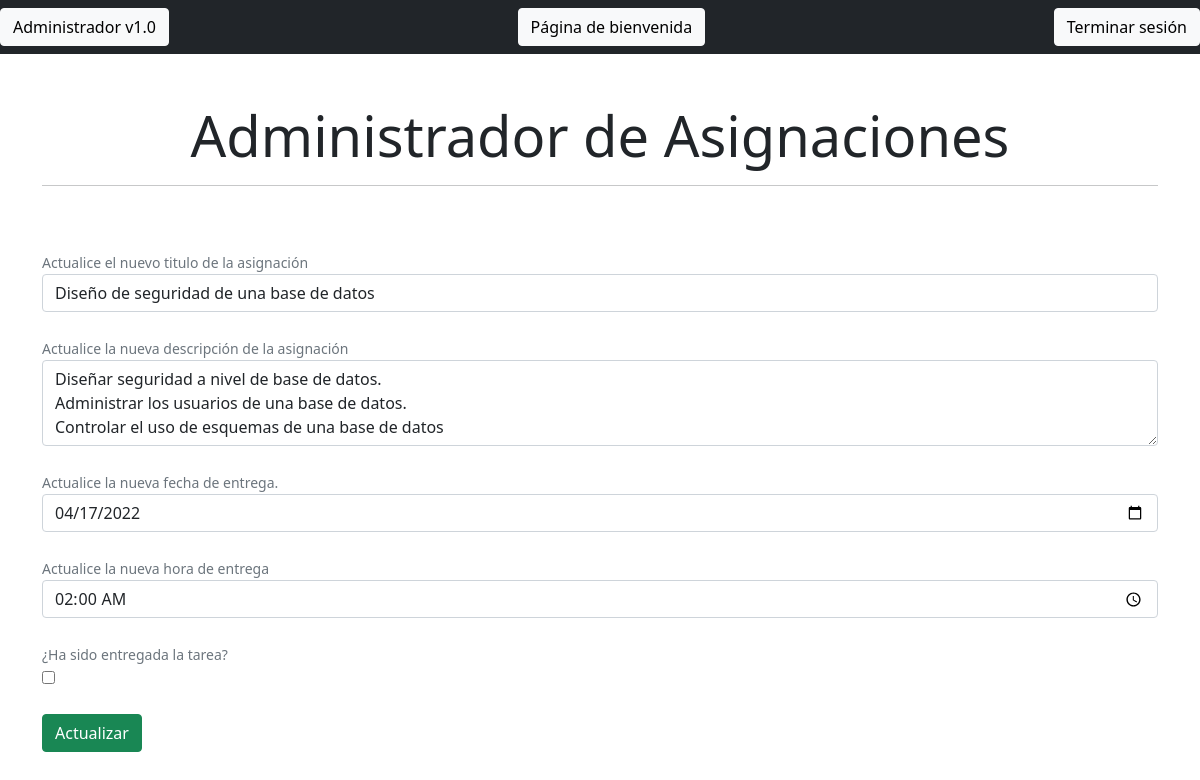
Page /update.php?IDTarea=34 on the committed database.
### tables this page shows
CREATE TABLE `tareas` (
  `IDTarea` int(11) NOT NULL,
  `Titulo` varchar(200) DEFAULT NULL,
  `Descripcion` varchar(1500) DEFAULT NULL,
  `Fecha_creada` timestamp NULL DEFAULT current_timestamp(),
  `Fecha_entrega` timestamp NULL DEFAULT NULL,
  `Documento` tinyblob DEFAULT NULL,
  `Calificado` tinyint(4) NOT NULL DEFAULT 0,
  `lk` int(11) DEFAULT NULL,
  `IDProfesor` int(11) DEFAULT NULL
);

### controller.php (called while the page is built, shortened)
<?php
    class CrudController implements CrudControllerInterface
    {
        private $conectar;
        public function __construct(DBConnectionInterface $conectar)
        {
            $this->conectar= $conectar;
        }
        public function getTask()
        {
            $con=$this->conectar->connectDB();
            $id = $_GET['IDTarea'];
            $query = "SELECT * FROM tareas WHERE IDTarea=$id";
            $result = mysqli_query($con,$query);
            if(mysqli_num_rows($result)==1)
            {
                $row = mysqli_fetch_array($result);
                $title = $row['Titulo'];
                $description = $row['Descripcion'];
                $dueDate = $row['Fecha_entrega'];
                $check = $row['Calificado'];
                $data= array($title,$description,$dueDate,$check);
            }
            return $data;
        }
    }
?>

### update.php (the view, shortened to what this page needs)
<?php
    require_once("controller.php");
    if(isset($_GET['IDTarea']))
    {
        $search=new CrudController(new Connection);
        $search=$search->getTask();
    }
    include("includes/header.php")
?>
<div class="container">
    <div class="row">
        <div class="col-md-12 mt-5">
            <h1 class="text-center display-4">Administrador de Asignaciones</h1>
            <hr class="height:1px;color: black;background-color:black;">
        </div>
    </div>
    <div class="row">
        <div class="col-md-12 mt-5">
            <form action="update.php?IDTarea=<?php echo $_GET['IDTarea'];?>" method="POST">
            <div class="form-group">
                <small id="titleHelp" class="form-text text-muted">Actualice el nuevo titulo de la asignación</small>
                <input type="text" name="taskName" value = "<?php echo $search[0];?>" class="form-control"
                placeholder="Actualizar título"><br>
            </div>
            <div class="form-group">
                <small id="descriptionHelp" class="form-text text-muted">Actualice la nueva descripción de la asignación</small>
                <textarea name="descriptionTask" id="" rows="3" class="form-control" placeholder="Actualizar descripción"><?php echo $search[1]?></textarea><br>
            </div>
            <small id="dateHelp" class="form-text text-muted">Actualice la nueva fecha de entrega.</small>
            <?php
                $oldDueDate = date_create($search[2]);
                $oldDueDate = date_format($oldDueDate,"Y-m-d");
                $oldDueDate = strval($oldDueDate);
                $oldDueTime = explode(" ",$search[2]);
                $oldDueTime = $oldDueTime[1];
            ?>
            <div class="form-group">
                <input type="date" name="duedateTask" value="<?php echo $oldDueDate?>" class="form-control"><br>
            </div>
            <div class="form-group">
                <small id="timeHelp" class="form-text text-muted">Actualice la nueva hora de entrega</small>
                <input type="time" name="duetimeTask" class="form-control" value="<?php echo $oldDueTime?>"><br>
            </div>
            <small id="dateHelp" class="form-text text-muted">¿Ha sido entregada la tarea?</small>
            <div class="form-group">
                <input type="checkbox" name="check" value="1"><br><br>
            </div>
            <button class="btn btn-success" name="update">Actualizar</button>
        </form>
    </div>
</div>
<?php include("includes/footer.php")?>

### rows in the picture
tareas: taskName "Diseño de seguridad de una base de datos", descriptionTask "Diseñar seguridad a nivel de base de datos. Administrar los usuarios de una base de datos. Controlar el uso de esquemas de una base de datos", duedateTask "04/17/2022", duetimeTask "02:00:00"
